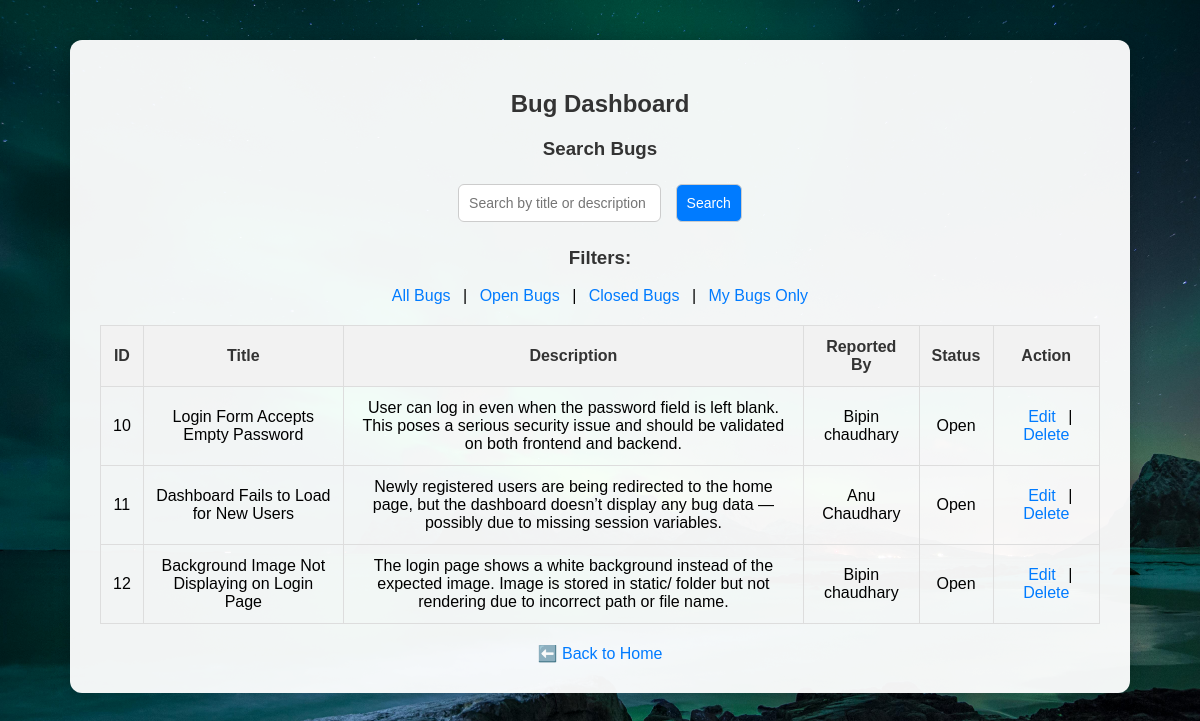
The app's page /dashboard (signed in) with its own data.
### tables this page shows
CREATE TABLE bugs(
    id INTEGER PRIMARY KEY  AUTOINCREMENT,
    title TEXT NOT NULL,
    description TEXT NOT NULL,
    status TEXT DEFAULT 'Open',
    reported_by TEXT NOT NULL
);

### app.py (the view)
@app.route('/dashboard')
def dashboard():
    if 'username' not in session:
        return redirect(url_for('login'))
    status_filter = request.args.get('status')
    my_bugs = request.args.get('my') == 'true'
    search_query = request.args.get('query')
    username = session['username']
    conn = sqlite3.connect('database.db')
    cursor = conn.cursor()
    base_query = "SELECT * FROM bugs WHERE 1=1"
    params = []
    if my_bugs:
        base_query += " AND reported_by = ?"
        params.append(username)
    if status_filter:
        base_query += " AND status = ?"
        params.append(status_filter)
    if search_query:
        base_query += " AND (title LIKE ? OR description LIKE ?)"
        like_term = f"%{search_query}%"
        params.extend([like_term, like_term])
    cursor.execute(base_query, params)
    bugs = cursor.fetchall()
    conn.close()
    return render_template('dashboard.html', bugs=bugs)

### templates/dashboard.html (shortened to what this page needs)
<!DOCTYPE html>
<html>
<head>
</head>
<body>
    <div class="dashboard-container">
        <h2>Bug Dashboard</h2>
        <div class="filters">
            <h3>Search Bugs</h3>
            <form method="GET" action="/dashboard">
                <input type="text" name="query" placeholder="Search by title or description">
                <input type="submit" value="Search">
            </form>
            <h3>Filters:</h3>
            <a href="/dashboard">All Bugs</a> |
            <a href="/dashboard?status=Open">Open Bugs</a> |
            <a href="/dashboard?status=Closed">Closed Bugs</a> |
            <a href="/dashboard?my=true">My Bugs Only</a>
        </div>
        <table>
            <tr>
                <th>ID</th>
                <th>Title</th>
                <th>Description</th>
                <th>Reported By</th>
                <th>Status</th>
                <th>Action</th>
            </tr>
            {% for bug in bugs %}
            <tr>
                <td>{{ bug[0] }}</td>
                <td>{{ bug[1] }}</td>
                <td>{{ bug[2] }}</td>
                <td>{{ bug[4] }}</td>
                <td>{{ bug[3] }}</td>
                <td>
                    <a href="/edit/{{ bug[0] }}">Edit</a> |
                    <a href="/delete/{{ bug[0] }}" onclick="return confirm('Are you sure you want to delete this bug?');">Delete</a>
                </td>
            </tr>
            {% endfor %}
        </table>
        <div class="back-link">
            <a href="/">⬅️ Back to Home</a>
        </div>
    </div>
</body>
</html>

### templates/dashboard.html (style rules this page uses)
body { margin: 0; padding: 0; font-family: Arial, sans-serif; background: url('/static/12345678.jpg') no-repeat center center fixed; background-size: cover; min-height: 100vh; display: flex; justify-content: center; align-items: flex-start; }
.dashboard-container { background-color: rgba(255, 255, 255, 0.95); margin-top: 40px; padding: 30px; border-radius: 12px; width: 90%; max-width: 1000px; box-shadow: 0 0 20px rgba(0, 0, 0, 0.25); }
h2, h3 { text-align: center; color: #333; }
form, .filters { text-align: center; margin-bottom: 20px; }
input[type="text"], input[type="submit"] { padding: 10px; margin: 5px; border-radius: 6px; border: 1px solid #ccc; font-size: 14px; }
input[type="submit"] { background-color: #007BFF; color: white; cursor: pointer; }
a { text-decoration: none; color: #007BFF; margin: 0 8px; }
table { width: 100%; border-collapse: collapse; margin-top: 15px; }
th, td { padding: 12px; border: 1px solid #ddd; text-align: center; }
th { background-color: #f2f2f2; color: #333; }
.back-link { text-align: center; margin-top: 20px; }

### records on screen
bugs: id "10", title "Login Form Accepts Empty Password", description "User can log in even when the password field is left blank. This poses a serious security issue and should be validated on both frontend and backend.", reported_by "Bipin chaudhary", status "Open"
bugs: id "11", title "Dashboard Fails to Load for New Users", description "Newly registered users are being redirected to the home page, but the dashboard doesn’t display any bug data — possibly due to missing session variables.", reported_by "Anu Chaudhary", status "Open"
bugs: id "12", title "Background Image Not Displaying on Login Page", description "The login page shows a white background instead of the expected image. Image is stored in static/ folder but not rendering due to incorrect path or file name.", reported_by "Bipin chaudhary", status "Open"
